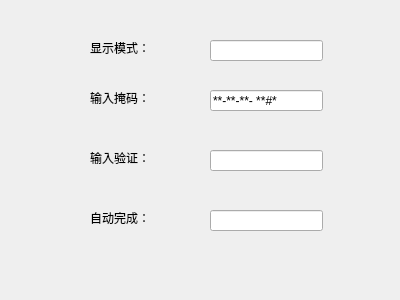
<?xml version="1.0" encoding="UTF-8"?>
<ui version="4.0">
 <class>MyWidget</class>
 <widget class="QWidget" name="MyWidget">
  <property name="geometry">
   <rect>
    <x>0</x>
    <y>0</y>
    <width>400</width>
    <height>300</height>
   </rect>
  </property>
  <property name="windowTitle">
   <string>MyWidget</string>
  </property>
  <widget class="QLineEdit" name="lineEdit">
   <property name="geometry">
    <rect>
     <x>210</x>
     <y>40</y>
     <width>113</width>
     <height>21</height>
    </rect>
   </property>
   <property name="echoMode">
    <enum>QLineEdit::PasswordEchoOnEdit</enum>
   </property>
  </widget>
  <widget class="QLineEdit" name="lineEdit_2">
   <property name="geometry">
    <rect>
     <x>210</x>
     <y>90</y>
     <width>113</width>
     <height>21</height>
    </rect>
   </property>
   <property name="inputMask">
    <string>&gt;AA-90-bb-! aa\#H;*</string>
   </property>
  </widget>
  <widget class="QLineEdit" name="lineEdit_3">
   <property name="geometry">
    <rect>
     <x>210</x>
     <y>150</y>
     <width>113</width>
     <height>21</height>
    </rect>
   </property>
  </widget>
  <widget class="QLineEdit" name="lineEdit_4">
   <property name="geometry">
    <rect>
     <x>210</x>
     <y>210</y>
     <width>113</width>
     <height>21</height>
    </rect>
   </property>
  </widget>
  <widget class="QLabel" name="label">
   <property name="geometry">
    <rect>
     <x>90</x>
     <y>40</y>
     <width>72</width>
     <height>15</height>
    </rect>
   </property>
   <property name="text">
    <string>显示模式：</string>
   </property>
  </widget>
  <widget class="QLabel" name="label_2">
   <property name="geometry">
    <rect>
     <x>90</x>
     <y>90</y>
     <width>72</width>
     <height>15</height>
    </rect>
   </property>
   <property name="text">
    <string>输入掩码：</string>
   </property>
  </widget>
  <widget class="QLabel" name="label_3">
   <property name="geometry">
    <rect>
     <x>90</x>
     <y>150</y>
     <width>72</width>
     <height>15</height>
    </rect>
   </property>
   <property name="text">
    <string>输入验证：</string>
   </property>
  </widget>
  <widget class="QLabel" name="label_4">
   <property name="geometry">
    <rect>
     <x>90</x>
     <y>210</y>
     <width>72</width>
     <height>15</height>
    </rect>
   </property>
   <property name="text">
    <string>自动完成：</string>
   </property>
  </widget>
 </widget>
 <layoutdefault spacing="6" margin="11"/>
 <resources/>
 <connections/>
</ui>
